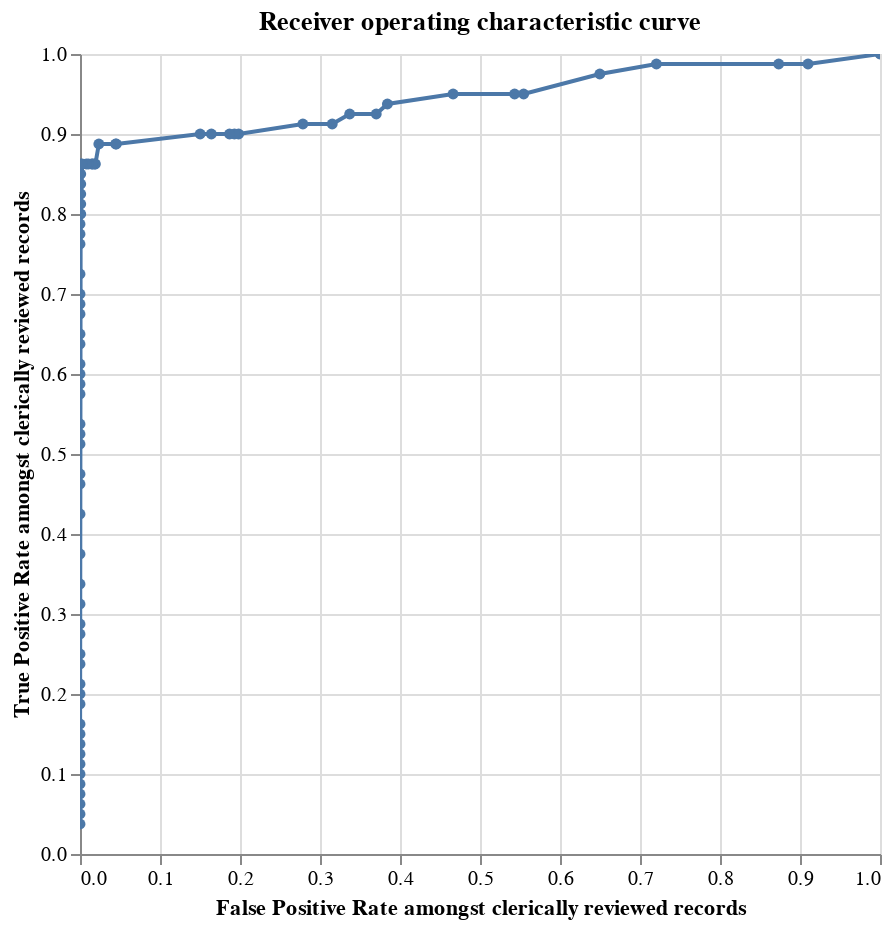

The notebook cell saved with this chart:
### Markdown cell above
Then to produce the chart:

### Code cell
linker._con.register("labels", df_labels)
linker.roc_chart_from_labels("labels")

### Figure 1 — Vega-Lite specification as saved in the notebook (floating-point values rounded to 4 significant figures)
{"$schema": "https://vega.github.io/schema/vega-lite/v4.8.1.json", "data": {"values": [{"FN": 0, "FN_rate": 0, "FP": 1145, "FP_rate": 1, "N": 1145, "N_rate": 0.9347, "P": 80, "P_rate": 0, "TN": 0, "TN_rate": 0, "TP": 80, "TP_rate": 1, "precision": 0.06531, "recall": 1, "row_count": 1225, "truth_threshold": -11.07}, {"FN": 1, "FN_rate": 0.0125, "FP": 1042, "FP_rate": 0.91, "N": 1145, "N_rate": 0.9347, "P": 80, "P_rate": 0, "TN": 103, "TN_rate": 0.08996, "TP": 79, "TP_rate": 0.9875, "precision": 0.07047, "recall": 0.9875, "row_count": 1225, "truth_threshold": -10.23}, {"FN": 1, "FN_rate": 0.0125, "FP": 1000, "FP_rate": 0.8734, "N": 1145, "N_rate": 0.9347, "P": 80, "P_rate": 0, "TN": 145, "TN_rate": 0.1266, "TP": 79, "TP_rate": 0.9875, "precision": 0.07322, "recall": 0.9875, "row_count": 1225, "truth_threshold": -9.948}, {"FN": 1, "FN_rate": 0.0125, "FP": 825, "FP_rate": 0.7205, "N": 1145, "N_rate": 0.9347, "P": 80, "P_rate": 0, "TN": 320, "TN_rate": 0.2795, "TP": 79, "TP_rate": 0.9875, "precision": 0.08739, "recall": 0.9875, "row_count": 1225, "truth_threshold": -9.882}, {"FN": 2, "FN_rate": 0.025, "FP": 744, "FP_rate": 0.6498, "N": 1145, "N_rate": 0.9347, "P": 80, "P_rate": 0, "TN": 401, "TN_rate": 0.3502, "TP": 78, "TP_rate": 0.975, "precision": 0.09489, "recall": 0.975, "row_count": 1225, "truth_threshold": -9.103}, {"FN": 4, "FN_rate": 0.05, "FP": 635, "FP_rate": 0.5546, "N": 1145, "N_rate": 0.9347, "P": 80, "P_rate": 0, "TN": 510, "TN_rate": 0.4454, "TP": 76, "TP_rate": 0.95, "precision": 0.1069, "recall": 0.95, "row_count": 1225, "truth_threshold": -9.037}, {"FN": 4, "FN_rate": 0.05, "FP": 622, "FP_rate": 0.5432, "N": 1145, "N_rate": 0.9347, "P": 80, "P_rate": 0, "TN": 523, "TN_rate": 0.4568, "TP": 76, "TP_rate": 0.95, "precision": 0.1089, "recall": 0.95, "row_count": 1225, "truth_threshold": -9.002}, {"FN": 4, "FN_rate": 0.05, "FP": 534, "FP_rate": 0.4664, "N": 1145, "N_rate": 0.9347, "P": 80, "P_rate": 0, "TN": 611, "TN_rate": 0.5336, "TP": 76, "TP_rate": 0.95, "precision": 0.1246, "recall": 0.95, "row_count": 1225, "truth_threshold": -8.755}, {"FN": 5, "FN_rate": 0.0625, "FP": 440, "FP_rate": 0.3843, "N": 1145, "N_rate": 0.9347, "P": 80, "P_rate": 0, "TN": 705, "TN_rate": 0.6157, "TP": 75, "TP_rate": 0.9375, "precision": 0.1456, "recall": 0.9375, "row_count": 1225, "truth_threshold": -8.533}, {"FN": 6, "FN_rate": 0.075, "FP": 424, "FP_rate": 0.3703, "N": 1145, "N_rate": 0.9347, "P": 80, "P_rate": 0, "TN": 721, "TN_rate": 0.6297, "TP": 74, "TP_rate": 0.925, "precision": 0.1486, "recall": 0.925, "row_count": 1225, "truth_threshold": -8.157}, {"FN": 6, "FN_rate": 0.075, "FP": 386, "FP_rate": 0.3371, "N": 1145, "N_rate": 0.9347, "P": 80, "P_rate": 0, "TN": 759, "TN_rate": 0.6629, "TP": 74, "TP_rate": 0.925, "precision": 0.1609, "recall": 0.925, "row_count": 1225, "truth_threshold": -7.911}, {"FN": 7, "FN_rate": 0.0875, "FP": 361, "FP_rate": 0.3153, "N": 1145, "N_rate": 0.9347, "P": 80, "P_rate": 0, "TN": 784, "TN_rate": 0.6847, "TP": 73, "TP_rate": 0.9125, "precision": 0.1682, "recall": 0.9125, "row_count": 1225, "truth_threshold": -7.875}, {"FN": 7, "FN_rate": 0.0875, "FP": 319, "FP_rate": 0.2786, "N": 1145, "N_rate": 0.9347, "P": 80, "P_rate": 0, "TN": 826, "TN_rate": 0.7214, "TP": 73, "TP_rate": 0.9125, "precision": 0.1862, "recall": 0.9125, "row_count": 1225, "truth_threshold": -7.809}, {"FN": 8, "FN_rate": 0.1, "FP": 227, "FP_rate": 0.1983, "N": 1145, "N_rate": 0.9347, "P": 80, "P_rate": 0, "TN": 918, "TN_rate": 0.8017, "TP": 72, "TP_rate": 0.9, "precision": 0.2408, "recall": 0.9, "row_count": 1225, "truth_threshold": -7.689}, {"FN": 8, "FN_rate": 0.1, "FP": 221, "FP_rate": 0.193, "N": 1145, "N_rate": 0.9347, "P": 80, "P_rate": 0, "TN": 924, "TN_rate": 0.807, "TP": 72, "TP_rate": 0.9, "precision": 0.2457, "recall": 0.9, "row_count": 1225, "truth_threshold": -7.34}, {"FN": 8, "FN_rate": 0.1, "FP": 214, "FP_rate": 0.1869, "N": 1145, "N_rate": 0.9347, "P": 80, "P_rate": 0, "TN": 931, "TN_rate": 0.8131, "TP": 72, "TP_rate": 0.9, "precision": 0.2517, "recall": 0.9, "row_count": 1225, "truth_threshold": -7.031}, {"FN": 8, "FN_rate": 0.1, "FP": 188, "FP_rate": 0.1642, "N": 1145, "N_rate": 0.9347, "P": 80, "P_rate": 0, "TN": 957, "TN_rate": 0.8358, "TP": 72, "TP_rate": 0.9, "precision": 0.2769, "recall": 0.9, "row_count": 1225, "truth_threshold": -6.965}, {"FN": 8, "FN_rate": 0.1, "FP": 172, "FP_rate": 0.1502, "N": 1145, "N_rate": 0.9347, "P": 80, "P_rate": 0, "TN": 973, "TN_rate": 0.8498, "TP": 72, "TP_rate": 0.9, "precision": 0.2951, "recall": 0.9, "row_count": 1225, "truth_threshold": -6.682}, {"FN": 9, "FN_rate": 0.1125, "FP": 52, "FP_rate": 0.04541, "N": 1145, "N_rate": 0.9347, "P": 80, "P_rate": 0, "TN": 1093, "TN_rate": 0.9546, "TP": 71, "TP_rate": 0.8875, "precision": 0.5772, "recall": 0.8875, "row_count": 1225, "truth_threshold": -6.496}, {"FN": 9, "FN_rate": 0.1125, "FP": 51, "FP_rate": 0.04454, "N": 1145, "N_rate": 0.9347, "P": 80, "P_rate": 0, "TN": 1094, "TN_rate": 0.9555, "TP": 71, "TP_rate": 0.8875, "precision": 0.582, "recall": 0.8875, "row_count": 1225, "truth_threshold": -5.838}, {"FN": 9, "FN_rate": 0.1125, "FP": 27, "FP_rate": 0.02358, "N": 1145, "N_rate": 0.9347, "P": 80, "P_rate": 0, "TN": 1118, "TN_rate": 0.9764, "TP": 71, "TP_rate": 0.8875, "precision": 0.7245, "recall": 0.8875, "row_count": 1225, "truth_threshold": -5.268}, {"FN": 11, "FN_rate": 0.1375, "FP": 22, "FP_rate": 0.01921, "N": 1145, "N_rate": 0.9347, "P": 80, "P_rate": 0, "TN": 1123, "TN_rate": 0.9808, "TP": 69, "TP_rate": 0.8625, "precision": 0.7582, "recall": 0.8625, "row_count": 1225, "truth_threshold": -4.423}, {"FN": 11, "FN_rate": 0.1375, "FP": 21, "FP_rate": 0.01834, "N": 1145, "N_rate": 0.9347, "P": 80, "P_rate": 0, "TN": 1124, "TN_rate": 0.9817, "TP": 69, "TP_rate": 0.8625, "precision": 0.7667, "recall": 0.8625, "row_count": 1225, "truth_threshold": -4.261}, {"FN": 11, "FN_rate": 0.1375, "FP": 18, "FP_rate": 0.01572, "N": 1145, "N_rate": 0.9347, "P": 80, "P_rate": 0, "TN": 1127, "TN_rate": 0.9843, "TP": 69, "TP_rate": 0.8625, "precision": 0.7931, "recall": 0.8625, "row_count": 1225, "truth_threshold": -3.417}, {"FN": 11, "FN_rate": 0.1375, "FP": 17, "FP_rate": 0.01485, "N": 1145, "N_rate": 0.9347, "P": 80, "P_rate": 0, "TN": 1128, "TN_rate": 0.9852, "TP": 69, "TP_rate": 0.8625, "precision": 0.8023, "recall": 0.8625, "row_count": 1225, "truth_threshold": -3.134}, {"FN": 11, "FN_rate": 0.1375, "FP": 12, "FP_rate": 0.01048, "N": 1145, "N_rate": 0.9347, "P": 80, "P_rate": 0, "TN": 1133, "TN_rate": 0.9895, "TP": 69, "TP_rate": 0.8625, "precision": 0.8519, "recall": 0.8625, "row_count": 1225, "truth_threshold": -2.196}, {"FN": 11, "FN_rate": 0.1375, "FP": 9, "FP_rate": 0.00786, "N": 1145, "N_rate": 0.9347, "P": 80, "P_rate": 0, "TN": 1136, "TN_rate": 0.9921, "TP": 69, "TP_rate": 0.8625, "precision": 0.8846, "recall": 0.8625, "row_count": 1225, "truth_threshold": -1.942}, {"FN": 11, "FN_rate": 0.1375, "FP": 3, "FP_rate": 0.00262, "N": 1145, "N_rate": 0.9347, "P": 80, "P_rate": 0, "TN": 1142, "TN_rate": 0.9974, "TP": 69, "TP_rate": 0.8625, "precision": 0.9583, "recall": 0.8625, "row_count": 1225, "truth_threshold": -1.72}, {"FN": 11, "FN_rate": 0.1375, "FP": 1, "FP_rate": 0.0008734, "N": 1145, "N_rate": 0.9347, "P": 80, "P_rate": 0, "TN": 1144, "TN_rate": 0.9991, "TP": 69, "TP_rate": 0.8625, "precision": 0.9857, "recall": 0.8625, "row_count": 1225, "truth_threshold": -1.457}, {"FN": 12, "FN_rate": 0.15, "FP": 1, "FP_rate": 0.0008734, "N": 1145, "N_rate": 0.9347, "P": 80, "P_rate": 0, "TN": 1144, "TN_rate": 0.9991, "TP": 68, "TP_rate": 0.85, "precision": 0.9855, "recall": 0.85, "row_count": 1225, "truth_threshold": -1.391}, {"FN": 13, "FN_rate": 0.1625, "FP": 1, "FP_rate": 0.0008734, "N": 1145, "N_rate": 0.9347, "P": 80, "P_rate": 0, "TN": 1144, "TN_rate": 0.9991, "TP": 67, "TP_rate": 0.8375, "precision": 0.9853, "recall": 0.8375, "row_count": 1225, "truth_threshold": -1.293}, {"FN": 14, "FN_rate": 0.175, "FP": 1, "FP_rate": 0.0008734, "N": 1145, "N_rate": 0.9347, "P": 80, "P_rate": 0, "TN": 1144, "TN_rate": 0.9991, "TP": 66, "TP_rate": 0.825, "precision": 0.9851, "recall": 0.825, "row_count": 1225, "truth_threshold": -1.227}, {"FN": 15, "FN_rate": 0.1875, "FP": 1, "FP_rate": 0.0008734, "N": 1145, "N_rate": 0.9347, "P": 80, "P_rate": 0, "TN": 1144, "TN_rate": 0.9991, "TP": 65, "TP_rate": 0.8125, "precision": 0.9848, "recall": 0.8125, "row_count": 1225, "truth_threshold": -1.097}, {"FN": 16, "FN_rate": 0.2, "FP": 1, "FP_rate": 0.0008734, "N": 1145, "N_rate": 0.9347, "P": 80, "P_rate": 0, "TN": 1144, "TN_rate": 0.9991, "TP": 64, "TP_rate": 0.8, "precision": 0.9846, "recall": 0.8, "row_count": 1225, "truth_threshold": -1.003}, {"FN": 16, "FN_rate": 0.2, "FP": 0, "FP_rate": 0, "N": 1145, "N_rate": 0.9347, "P": 80, "P_rate": 0, "TN": 1145, "TN_rate": 1, "TP": 64, "TP_rate": 0.8, "precision": 1, "recall": 0.8, "row_count": 1225, "truth_threshold": -0.7502}, {"FN": 17, "FN_rate": 0.2125, "FP": 0, "FP_rate": 0, "N": 1145, "N_rate": 0.9347, "P": 80, "P_rate": 0, "TN": 1145, "TN_rate": 1, "TP": 63, "TP_rate": 0.7875, "precision": 1, "recall": 0.7875, "row_count": 1225, "truth_threshold": -0.6123}, {"FN": 18, "FN_rate": 0.225, "FP": 0, "FP_rate": 0, "N": 1145, "N_rate": 0.9347, "P": 80, "P_rate": 0, "TN": 1145, "TN_rate": 1, "TP": 62, "TP_rate": 0.775, "precision": 1, "recall": 0.775, "row_count": 1225, "truth_threshold": -0.5463}, {"FN": 19, "FN_rate": 0.2375, "FP": 0, "FP_rate": 0, "N": 1145, "N_rate": 0.9347, "P": 80, "P_rate": 0, "TN": 1145, "TN_rate": 1, "TP": 61, "TP_rate": 0.7625, "precision": 1, "recall": 0.7625, "row_count": 1225, "truth_threshold": -0.4491}, {"FN": 22, "FN_rate": 0.275, "FP": 0, "FP_rate": 0, "N": 1145, "N_rate": 0.9347, "P": 80, "P_rate": 0, "TN": 1145, "TN_rate": 1, "TP": 58, "TP_rate": 0.725, "precision": 1, "recall": 0.725, "row_count": 1225, "truth_threshold": -0.2639}, {"FN": 24, "FN_rate": 0.3, "FP": 0, "FP_rate": 0, "N": 1145, "N_rate": 0.9347, "P": 80, "P_rate": 0, "TN": 1145, "TN_rate": 1, "TP": 56, "TP_rate": 0.7, "precision": 1, "recall": 0.7, "row_count": 1225, "truth_threshold": 0.4969}, {"FN": 25, "FN_rate": 0.3125, "FP": 0, "FP_rate": 0, "N": 1145, "N_rate": 0.9347, "P": 80, "P_rate": 0, "TN": 1145, "TN_rate": 1, "TP": 55, "TP_rate": 0.6875, "precision": 1, "recall": 0.6875, "row_count": 1225, "truth_threshold": 0.6645}, {"FN": 26, "FN_rate": 0.325, "FP": 0, "FP_rate": 0, "N": 1145, "N_rate": 0.9347, "P": 80, "P_rate": 0, "TN": 1145, "TN_rate": 1, "TP": 54, "TP_rate": 0.675, "precision": 1, "recall": 0.675, "row_count": 1225, "truth_threshold": 0.6724}, {"FN": 28, "FN_rate": 0.35, "FP": 0, "FP_rate": 0, "N": 1145, "N_rate": 0.9347, "P": 80, "P_rate": 0, "TN": 1145, "TN_rate": 1, "TP": 52, "TP_rate": 0.65, "precision": 1, "recall": 0.65, "row_count": 1225, "truth_threshold": 0.8024}, {"FN": 29, "FN_rate": 0.3625, "FP": 0, "FP_rate": 0, "N": 1145, "N_rate": 0.9347, "P": 80, "P_rate": 0, "TN": 1145, "TN_rate": 1, "TP": 51, "TP_rate": 0.6375, "precision": 1, "recall": 0.6375, "row_count": 1225, "truth_threshold": 0.8452}, {"FN": 31, "FN_rate": 0.3875, "FP": 0, "FP_rate": 0, "N": 1145, "N_rate": 0.9347, "P": 80, "P_rate": 0, "TN": 1145, "TN_rate": 1, "TP": 49, "TP_rate": 0.6125, "precision": 1, "recall": 0.6125, "row_count": 1225, "truth_threshold": 1.972}, {"FN": 32, "FN_rate": 0.4, "FP": 0, "FP_rate": 0, "N": 1145, "N_rate": 0.9347, "P": 80, "P_rate": 0, "TN": 1145, "TN_rate": 1, "TP": 48, "TP_rate": 0.6, "precision": 1, "recall": 0.6, "row_count": 1225, "truth_threshold": 2.087}, {"FN": 33, "FN_rate": 0.4125, "FP": 0, "FP_rate": 0, "N": 1145, "N_rate": 0.9347, "P": 80, "P_rate": 0, "TN": 1145, "TN_rate": 1, "TP": 47, "TP_rate": 0.5875, "precision": 1, "recall": 0.5875, "row_count": 1225, "truth_threshold": 2.816}, {"FN": 34, "FN_rate": 0.425, "FP": 0, "FP_rate": 0, "N": 1145, "N_rate": 0.9347, "P": 80, "P_rate": 0, "TN": 1145, "TN_rate": 1, "TP": 46, "TP_rate": 0.575, "precision": 1, "recall": 0.575, "row_count": 1225, "truth_threshold": 5.964}, {"FN": 37, "FN_rate": 0.4625, "FP": 0, "FP_rate": 0, "N": 1145, "N_rate": 0.9347, "P": 80, "P_rate": 0, "TN": 1145, "TN_rate": 1, "TP": 43, "TP_rate": 0.5375, "precision": 1, "recall": 0.5375, "row_count": 1225, "truth_threshold": 6.459}, {"FN": 38, "FN_rate": 0.475, "FP": 0, "FP_rate": 0, "N": 1145, "N_rate": 0.9347, "P": 80, "P_rate": 0, "TN": 1145, "TN_rate": 1, "TP": 42, "TP_rate": 0.525, "precision": 1, "recall": 0.525, "row_count": 1225, "truth_threshold": 6.605}, {"FN": 39, "FN_rate": 0.4875, "FP": 0, "FP_rate": 0, "N": 1145, "N_rate": 0.9347, "P": 80, "P_rate": 0, "TN": 1145, "TN_rate": 1, "TP": 41, "TP_rate": 0.5125, "precision": 1, "recall": 0.5125, "row_count": 1225, "truth_threshold": 6.614}, {"FN": 42, "FN_rate": 0.525, "FP": 0, "FP_rate": 0, "N": 1145, "N_rate": 0.9347, "P": 80, "P_rate": 0, "TN": 1145, "TN_rate": 1, "TP": 38, "TP_rate": 0.475, "precision": 1, "recall": 0.475, "row_count": 1225, "truth_threshold": 7.007}, {"FN": 43, "FN_rate": 0.5375, "FP": 0, "FP_rate": 0, "N": 1145, "N_rate": 0.9347, "P": 80, "P_rate": 0, "TN": 1145, "TN_rate": 1, "TP": 37, "TP_rate": 0.4625, "precision": 1, "recall": 0.4625, "row_count": 1225, "truth_threshold": 7.091}, {"FN": 46, "FN_rate": 0.575, "FP": 0, "FP_rate": 0, "N": 1145, "N_rate": 0.9347, "P": 80, "P_rate": 0, "TN": 1145, "TN_rate": 1, "TP": 34, "TP_rate": 0.425, "precision": 1, "recall": 0.425, "row_count": 1225, "truth_threshold": 7.458}, {"FN": 50, "FN_rate": 0.625, "FP": 0, "FP_rate": 0, "N": 1145, "N_rate": 0.9347, "P": 80, "P_rate": 0, "TN": 1145, "TN_rate": 1, "TP": 30, "TP_rate": 0.375, "precision": 1, "recall": 0.375, "row_count": 1225, "truth_threshold": 7.651}, {"FN": 53, "FN_rate": 0.6625, "FP": 0, "FP_rate": 0, "N": 1145, "N_rate": 0.9347, "P": 80, "P_rate": 0, "TN": 1145, "TN_rate": 1, "TP": 27, "TP_rate": 0.3375, "precision": 1, "recall": 0.3375, "row_count": 1225, "truth_threshold": 7.904}, {"FN": 55, "FN_rate": 0.6875, "FP": 0, "FP_rate": 0, "N": 1145, "N_rate": 0.9347, "P": 80, "P_rate": 0, "TN": 1145, "TN_rate": 1, "TP": 25, "TP_rate": 0.3125, "precision": 1, "recall": 0.3125, "row_count": 1225, "truth_threshold": 8.2}, {"FN": 57, "FN_rate": 0.7125, "FP": 0, "FP_rate": 0, "N": 1145, "N_rate": 0.9347, "P": 80, "P_rate": 0, "TN": 1145, "TN_rate": 1, "TP": 23, "TP_rate": 0.2875, "precision": 1, "recall": 0.2875, "row_count": 1225, "truth_threshold": 8.39}, {"FN": 58, "FN_rate": 0.725, "FP": 0, "FP_rate": 0, "N": 1145, "N_rate": 0.9347, "P": 80, "P_rate": 0, "TN": 1145, "TN_rate": 1, "TP": 22, "TP_rate": 0.275, "precision": 1, "recall": 0.275, "row_count": 1225, "truth_threshold": 8.585}, {"FN": 60, "FN_rate": 0.75, "FP": 0, "FP_rate": 0, "N": 1145, "N_rate": 0.9347, "P": 80, "P_rate": 0, "TN": 1145, "TN_rate": 1, "TP": 20, "TP_rate": 0.25, "precision": 1, "recall": 0.25, "row_count": 1225, "truth_threshold": 8.677}, {"FN": 61, "FN_rate": 0.7625, "FP": 0, "FP_rate": 0, "N": 1145, "N_rate": 0.9347, "P": 80, "P_rate": 0, "TN": 1145, "TN_rate": 1, "TP": 19, "TP_rate": 0.2375, "precision": 1, "recall": 0.2375, "row_count": 1225, "truth_threshold": 9.327}, {"FN": 63, "FN_rate": 0.7875, "FP": 0, "FP_rate": 0, "N": 1145, "N_rate": 0.9347, "P": 80, "P_rate": 0, "TN": 1145, "TN_rate": 1, "TP": 17, "TP_rate": 0.2125, "precision": 1, "recall": 0.2125, "row_count": 1225, "truth_threshold": 9.977}, {"FN": 64, "FN_rate": 0.8, "FP": 0, "FP_rate": 0, "N": 1145, "N_rate": 0.9347, "P": 80, "P_rate": 0, "TN": 1145, "TN_rate": 1, "TP": 16, "TP_rate": 0.2, "precision": 1, "recall": 0.2, "row_count": 1225, "truth_threshold": 10.82}, {"FN": 65, "FN_rate": 0.8125, "FP": 0, "FP_rate": 0, "N": 1145, "N_rate": 0.9347, "P": 80, "P_rate": 0, "TN": 1145, "TN_rate": 1, "TP": 15, "TP_rate": 0.1875, "precision": 1, "recall": 0.1875, "row_count": 1225, "truth_threshold": 13.43}, {"FN": 67, "FN_rate": 0.8375, "FP": 0, "FP_rate": 0, "N": 1145, "N_rate": 0.9347, "P": 80, "P_rate": 0, "TN": 1145, "TN_rate": 1, "TP": 13, "TP_rate": 0.1625, "precision": 1, "recall": 0.1625, "row_count": 1225, "truth_threshold": 13.81}, {"FN": 68, "FN_rate": 0.85, "FP": 0, "FP_rate": 0, "N": 1145, "N_rate": 0.9347, "P": 80, "P_rate": 0, "TN": 1145, "TN_rate": 1, "TP": 12, "TP_rate": 0.15, "precision": 1, "recall": 0.15, "row_count": 1225, "truth_threshold": 14.55}, {"FN": 69, "FN_rate": 0.8625, "FP": 0, "FP_rate": 0, "N": 1145, "N_rate": 0.9347, "P": 80, "P_rate": 0, "TN": 1145, "TN_rate": 1, "TP": 11, "TP_rate": 0.1375, "precision": 1, "recall": 0.1375, "row_count": 1225, "truth_threshold": 14.62}, {"FN": 70, "FN_rate": 0.875, "FP": 0, "FP_rate": 0, "N": 1145, "N_rate": 0.9347, "P": 80, "P_rate": 0, "TN": 1145, "TN_rate": 1, "TP": 10, "TP_rate": 0.125, "precision": 1, "recall": 0.125, "row_count": 1225, "truth_threshold": 15.1}, {"FN": 71, "FN_rate": 0.8875, "FP": 0, "FP_rate": 0, "N": 1145, "N_rate": 0.9347, "P": 80, "P_rate": 0, "TN": 1145, "TN_rate": 1, "TP": 9, "TP_rate": 0.1125, "precision": 1, "recall": 0.1125, "row_count": 1225, "truth_threshold": 15.66}, {"FN": 72, "FN_rate": 0.9, "FP": 0, "FP_rate": 0, "N": 1145, "N_rate": 0.9347, "P": 80, "P_rate": 0, "TN": 1145, "TN_rate": 1, "TP": 8, "TP_rate": 0.1, "precision": 1, "recall": 0.1, "row_count": 1225, "truth_threshold": 15.74}, {"FN": 73, "FN_rate": 0.9125, "FP": 0, "FP_rate": 0, "N": 1145, "N_rate": 0.9347, "P": 80, "P_rate": 0, "TN": 1145, "TN_rate": 1, "TP": 7, "TP_rate": 0.0875, "precision": 1, "recall": 0.0875, "row_count": 1225, "truth_threshold": 15.86}, {"FN": 74, "FN_rate": 0.925, "FP": 0, "FP_rate": 0, "N": 1145, "N_rate": 0.9347, "P": 80, "P_rate": 0, "TN": 1145, "TN_rate": 1, "TP": 6, "TP_rate": 0.075, "precision": 1, "recall": 0.075, "row_count": 1225, "truth_threshold": 15.97}, {"FN": 75, "FN_rate": 0.9375, "FP": 0, "FP_rate": 0, "N": 1145, "N_rate": 0.9347, "P": 80, "P_rate": 0, "TN": 1145, "TN_rate": 1, "TP": 5, "TP_rate": 0.0625, "precision": 1, "recall": 0.0625, "row_count": 1225, "truth_threshold": 17.33}, {"FN": 76, "FN_rate": 0.95, "FP": 0, "FP_rate": 0, "N": 1145, "N_rate": 0.9347, "P": 80, "P_rate": 0, "TN": 1145, "TN_rate": 1, "TP": 4, "TP_rate": 0.05, "precision": 1, "recall": 0.05, "row_count": 1225, "truth_threshold": 23.75}, {"FN": 77, "FN_rate": 0.9625, "FP": 0, "FP_rate": 0, "N": 1145, "N_rate": 0.9347, "P": 80, "P_rate": 0, "TN": 1145, "TN_rate": 1, "TP": 3, "TP_rate": 0.0375, "precision": 1, "recall": 0.0375, "row_count": 1225, "truth_threshold": 27.28}]}, "encoding": {"tooltip": [{"field": "truth_threshold", "format": ".4f", "type": "quantitative"}, {"field": "FP_rate", "format": ".4f", "type": "quantitative"}, {"field": "TP_rate", "format": ".4f", "type": "quantitative"}, {"field": "TP", "format": ",.0f", "type": "quantitative"}, {"field": "TN", "format": ",.0f", "type": "quantitative"}, {"field": "FP", "format": ",.0f", "type": "quantitative"}, {"field": "FN", "format": ",.0f", "type": "quantitative"}, {"field": "precision", "format": ".4f", "type": "quantitative"}, {"field": "recall", "format": ".4f", "type": "quantitative"}], "x": {"field": "FP_rate", "sort": ["truth_threshold"], "title": "False Positive Rate amongst clerically reviewed records", "type": "quantitative"}, "y": {"field": "TP_rate", "sort": ["truth_threshold"], "title": "True Positive Rate amongst clerically reviewed records", "type": "quantitative"}}, "height": 400, "mark": {"clip": true, "point": true, "type": "line"}, "selection": {"selector076": {"bind": "scales", "encodings": ["x"], "type": "interval"}}, "title": "Receiver operating characteristic curve", "width": 400}
